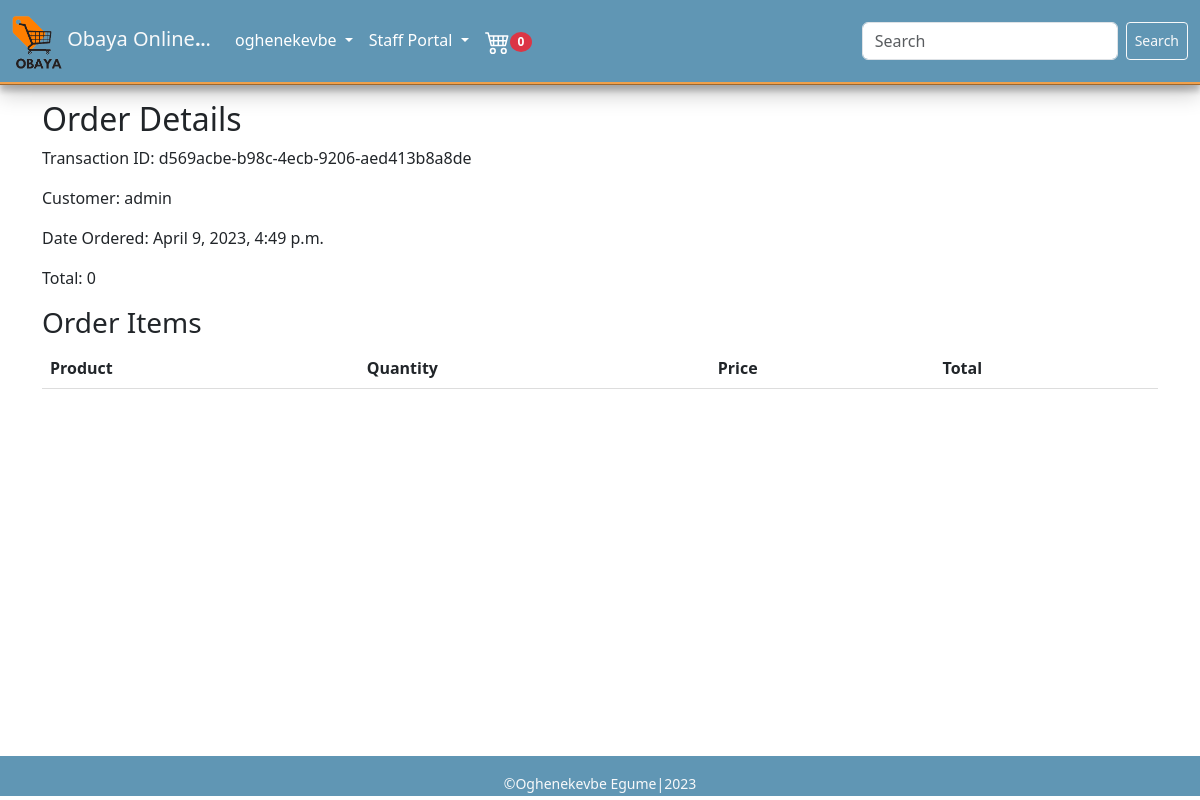
The page /orders/d569acbeb98c4ecb9206aed413b8a8de (signed in) on the database its author committed.
### store/models.py (models this page shows, shortened)
class Order(models.Model):
    customer = models.ForeignKey(Customer, related_name='orders', null=True, blank=True, on_delete =models.CASCADE )
    billing_address = models.ForeignKey(BillingAddress, on_delete=models.SET_NULL, blank=True, null=True, related_name='billing_address_order_set')
    date_ordered = models.DateTimeField(auto_now_add=True)
    complete = models.BooleanField(default=False, null=True, blank=False)
    transaction_id = models.UUIDField(default=uuid.uuid4().hex, primary_key=True)
    @property
    def get_cart_total(self):
        orderitems = self.orderitem_set.all()
        total = sum([item.get_total() for item in orderitems])
        return total
    @property
    def get_cart_items(self):
        orderitems = self.orderitem_set.all()
        total = sum([item.quantity for item in orderitems])
        return total

class Customer(models.Model):
    user = models.OneToOneField(settings.AUTH_USER_MODEL, on_delete=models.CASCADE, null=True)
    phone_number = models.IntegerField(("Phone Number"), null=True, blank=True)
    billing_address = models.ForeignKey(BillingAddress, related_name='customers', on_delete=models.SET_NULL, null=True, blank=True)
    def __str__(self):
        return str(self.user)

### store/views.py (the view)
# urls.py: path("orders/<str:pk>", OrderDetail.as_view(), name="order_detail"),
class OrderDetail(StaffRequiredMixin,DetailView):
    model = Order
    template_name = 'customer/order_detail.html'
    def get_context_data(self, **kwargs):
        context = super().get_context_data(**kwargs)
        order = self.get_object()
        order_items = order.orderitem_set.all()
        context['order_items'] = order_items
        return context

### store/views.py (called while the page is built)
    def test_func(self):
        return self.request.user.is_staff

### store/templates/customer/order_detail.html (shortened to what this page needs)
{% extends 'base.html' %}
{% load static %}
{% block content %}
<link rel="stylesheet" type="text/css" href="{% static 'css/orders.css' %}">
<div class="container">
    <div class="row">
        <div class="col" style="min-height: 82vh; max-height: max-content;">
            <h2>Order Details</h2>
            <p>Transaction ID: {{ order.transaction_id }}</p>
            <p>Customer: {{ order.customer }}</p>
            <p>Date Ordered: {{ order.date_ordered }}</p>
            <p>Total: {{ order.get_cart_total }}</p>
            <h3>Order Items</h3>
            <table class=' mb-5'>
                <thead>
                    <tr>
                        <th>Product</th>
                        <th>Quantity</th>
                        <th>Price</th>
                        <th>Total</th>
                    </tr>
                </thead>
            </table>
        </div>
    </div>
</div>
{% endblock content %}

### store/templates/base.html (shortened to what this page needs)
{% load static %}
<!DOCTYPE html>
<html lang="en">
<head>
  <link rel="stylesheet" href="{% static 'css/bootstrap.min.css' %}">
  <link rel="stylesheet" type="text/css" href="{% static 'css/base.css' %}">
</head>
<body>
  <nav class="navbar navbar-expand-lg bg-secondary">
    <div class="container-fluid">
      <a class="navbar-brand text-light" href="{% url 'store' %}"> <img src="{% static 'images/obaya.png' %}" alt="" width="50"> Obaya Online<b>.<small>.</small></b>.</a>
      <div class="collapse navbar-collapse" id="navbarSupportedContent">
        <ul class="navbar-nav me-auto mb-2 mb-lg-0">
          <li class="nav-item dropdown">
            {% if user.is_authenticated%}
            <a class="nav-link dropdown-toggle" href="#" role="button" data-bs-toggle="dropdown" aria-expanded="false">
              {{user.username}}
            </a>
            {% endif %}
          </li>
          <li class="nav-item dropdown">
            {% if user.is_authenticated and user.is_staff%}
            <a class="nav-link dropdown-toggle" href="#" role="button" data-bs-toggle="dropdown" aria-expanded="false">
              Staff Portal
            </a>
            {% endif %}
          </li>
          <li class="nav-item">
            <a class="nav-link" href=" {% url 'cart' %} "><small class='badge bg-danger rounded-circle' id='cart-badge'>
                {{order.get_cart_items}}
              </small></a>
          </li>
        </ul>
        <form class="d-flex" method="GET" action="{% url 'store' %}">
          <input class="form-control me-2" type="search" placeholder="Search" aria-label="Search" name="q" style='width:16rem;'>
          <button class="btn btn-sm btn-outline-light text-light" type="submit">Search</button>
        </form>
      </div>
    </div>
  </nav>
  <div id="base-container" style="margin-top: 100px; ">
    {% block content %}
    {% endblock content %}
  </div>
  <footer>
    <div>
      <p>
      <h6 class=" text-center text-light"><small style="margin-top: 10px;">&copy;Oghenekevbe Egume|2023</small></h6>
      </p>
    </div>
  </footer>
</body>
</html>

### static/css/base.css (style rules this page uses)
body { background-color: #fff; }
.navbar { background-color: #6096B4 !important; border-bottom-style: ridge; border-bottom-color: #F0A04B; box-shadow: rgba(0, 0, 0, 0.19) 0px 10px 20px, rgba(0, 0, 0, 0.23) 0px 6px 6px; width: 100%; position: fixed; top: 0; z-index: 100; }
.navbar ul li a { color: #fff !important; }
footer { background-color: #6096B4 !important; height: 40px; padding-top: 2px; }

### static/css/orders.css (style rules this page uses)
table { border-collapse: collapse; width: 100%; }
th, td { padding: 8px; text-align: left; border-bottom: 1px solid #ddd; }

### rows shown on the page
Order: get_cart_items "0", transaction_id "d569acbe-b98c-4ecb-9206-aed413b8a8de", customer "admin", date_ordered "April 9, 2023, 4:49 p.m.", get_cart_total "0"

### other values the page prints
{{ user.username }} "oghenekevbe"
